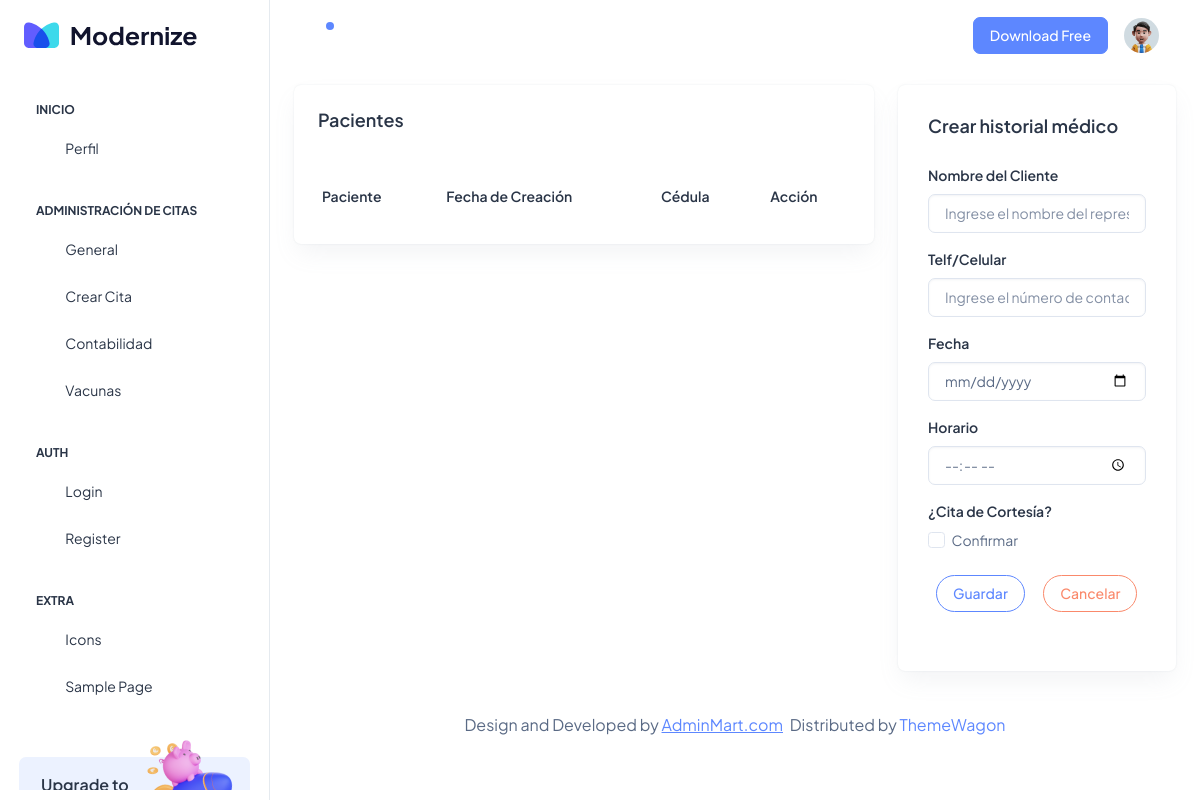
The app's page /historiales/doc_inicio/ (signed in), older data.
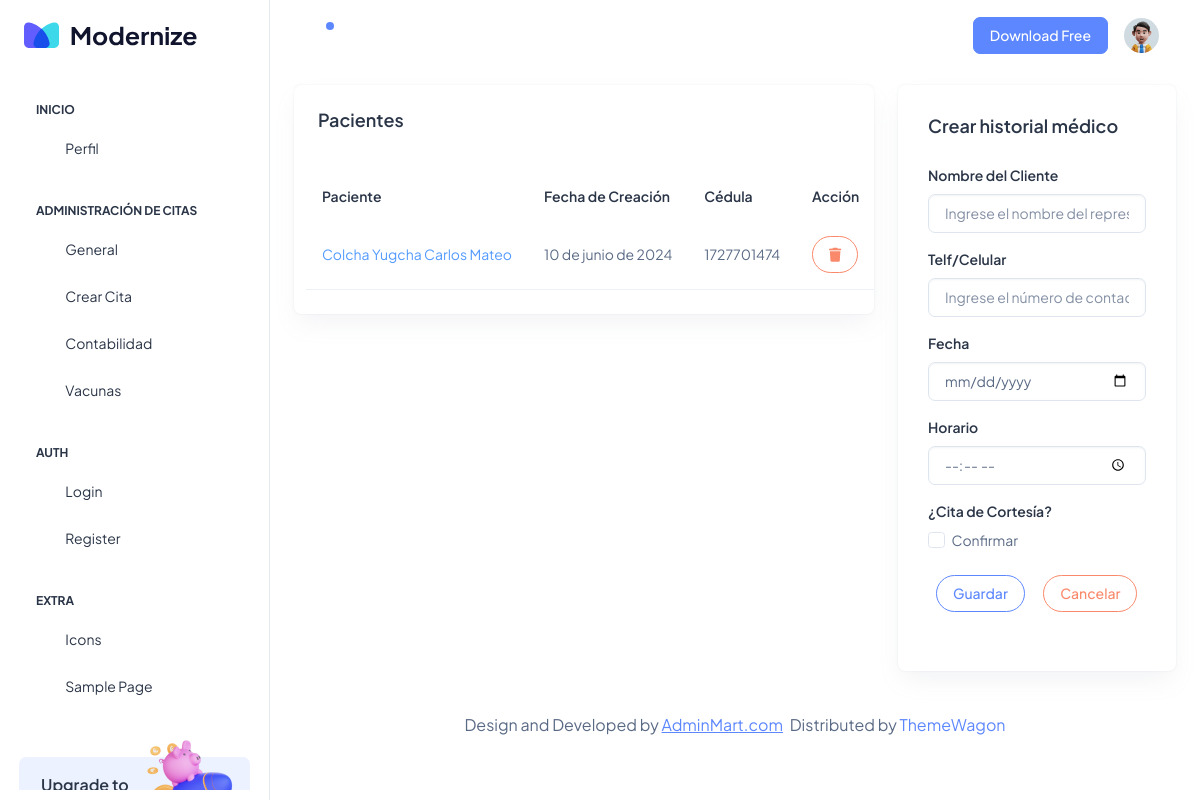
The same page, newer data.
### Aplicaciones/Historiales/models.py (models this page shows, shortened)
class Patient(models.Model):
    idPat=models.AutoField(primary_key=True)
    creation=models.DateField(default=datetime.date.today)
    lastnPat=models.CharField(max_length=150)
    namePat=models.CharField(max_length=150)
    pldatePat=models.TextField()
    birthPat=models.DateField()
    fagePat=models.CharField(max_length=150)
    natiPat=models.CharField(max_length=150)
    placePat=models.TextField(max_length=150)
    ciPat=models.CharField(max_length=10)
    genPat=models.ForeignKey(Gender, on_delete=models.PROTECT)

### Aplicaciones/Historiales/views.py (the view)
# urls.py: path('doc_inicio/', views.doc_inicio, name='doc_inicio')
@login_required
def doc_inicio (request):
    histobdd=Patient.objects.all()
    return render(request,'general/doc_inicio.html',{'historiales':histobdd})

### Aplicaciones/Historiales/templates/general/doc_inicio.html (shortened to what this page needs)
{% extends 'doc_plantilla.html' %}
{% block doc_contenido %}
<div class="col-lg-8">
  <div class="row">
    <div class="col-lg-12">
      <div class="card overflow-hidden">
        <div class="card-body p-4">
          <h5 class="card-title mb-9 fw-semibold">Pacientes</h5><br>
          <div class="row align-items-center">
            <table id="tbl_horarios" class="table text-nowrap mb-0 align-middle">
              <thead class="text-dark fs-4">
                <tr>
                  <th class="border-bottom-0">
                    <h6 class="fw-semibold mb-0">Paciente</h6>
                  </th>
                  <th class="border-bottom-0">
                    <h6 class="fw-semibold mb-0">Fecha de Creación</h6>
                  </th>
                  <th class="border-bottom-0">
                    <h6 class="fw-semibold mb-0">Cédula</h6>
                  </th>
                  <th class="border-bottom-0">
                    <h6 class="fw-semibold mb-0">Acción</h6>
                  </th>
                </tr>
              </thead>
              <tbody>
                {% for histo in historiales %}
                  <tr>
                    <td>
                      <a href="#"><span class="text-info">{{histo.lastnPat}} {{histo.namePat}}</span></a>
                    </td>
                    <td>{{histo.creation }}</td>
                    <td>{{histo.ciPat}}</td>
                    <td>
                        <a href="javascript:void(0)" onclick="delete_adci('/delete_adci/{{ cita.id }}');" class="btn btn-outline-danger rounded-pill"><i class="fa fa-trash"></i></a>
                    </td>
                  </tr>
                  {% endfor %}
              </tbody>
            </table>
          </div>
        </div>
      </div>
    </div>
  </div>
</div>
<div class="col-lg-4 align-items-strech">
  <div class="card w-100">
    <div class="card-body">
      <div class="d-sm-flex d-block align-items-center justify-content-between mb-9">
        <div class="mb-3 mb-sm-0">
          <h5 class="card-title fw-semibold">Crear historial médico</h5>
        </div>
      </div>
      <form action="/aggagenda_adci/" method="POST" id="vldt_dias">
        <div class="mb-3">
          <label for="nom_da" class="form-label">Nombre del Cliente</label>
          <input type="text" class="form-control" name="nom_da" id="nom_da" placeholder="Ingrese el nombre del representante">
        </div>
        <div class="mb-3">
          <label for="telf_da" class="form-label">Telf/Celular</label>
          <input type="text" class="form-control" name="telf_da" id="telf_da" placeholder="Ingrese el número de contacto">
        </div>
        <div class="mb-3">
          <label for="fech_da" class="form-label">Fecha</label>
          <input type="date" class="form-control" name="fech_da" id="fech_da" aria-describedby="dateHelp">
        </div>
        <div class="mb-3">
          <label for="time_da" class="form-label">Horario</label>
          <input type="time" class="form-control" name="time_da" id="time_da">
        </div>
        <label for="cort_da" class="form-label">¿Cita de Cortesía?</label>
        <div class="mb-3 form-check">
          <input type="checkbox" class="form-check-input" name="cort_da" id="cort_da">
          <label class="form-check-label" for="cort_da">Confirmar</label>
        </div>
        <button type="submit" class="btn btn-outline-primary rounded-pill m-2">Guardar</button>
        <button type="reset" name="button" class="btn btn-outline-danger rounded-pill m-2">Cancelar</button>
        <br><br>
      </form>
    </div>
  </div>
</div>
{% endblock %}

Row changes from the older to the newer data that the page shows:
added Patient: lastnPat "Colcha Yugcha", namePat "Carlos Mateo", creation "10 de junio de 2024", ciPat "1727701474"
